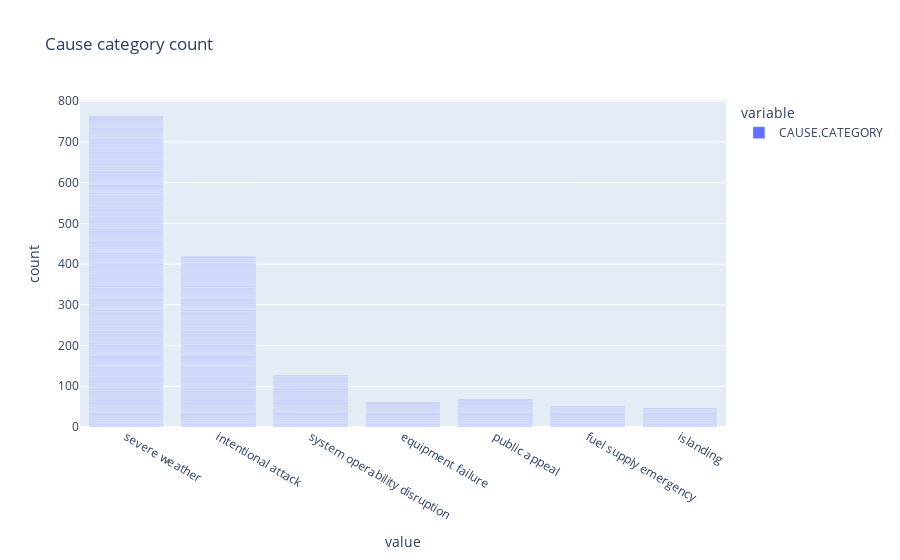

Write notebook code for a chart like this one.
### Code cell
pow_outage['CAUSE.CATEGORY'].plot(kind='bar', title= 'Cause category count')

### Figure 1 — Plotly figure (JSON) as saved in the notebook; plotly's stock layout.template omitted (floating-point values rounded to 4 significant figures; data arrays with more than 128 entries replaced by an {"elided": "..."} marker saying what was removed)
{"data": [{"alignmentgroup": "True", "hovertemplate": "variable=CAUSE.CATEGORY<br>value=%{x}<br>count=%{y}<extra></extra>", "legendgroup": "CAUSE.CATEGORY", "marker": {"color": "#636efa", "pattern": {"shape": ""}}, "name": "CAUSE.CATEGORY", "offsetgroup": "CAUSE.CATEGORY", "orientation": "v", "showlegend": true, "textposition": "auto", "type": "bar", "x": {"elided": "1534 str values"}, "xaxis": "x", "y": {"elided": "1534 int values"}, "yaxis": "y"}], "layout": {"barmode": "relative", "legend": {"title": {"text": "variable"}, "tracegroupgap": 0}, "title": {"text": "Cause category count"}, "xaxis": {"anchor": "y", "domain": [0, 1], "title": {"text": "value"}}, "yaxis": {"anchor": "x", "domain": [0, 1], "title": {"text": "count"}}}}
